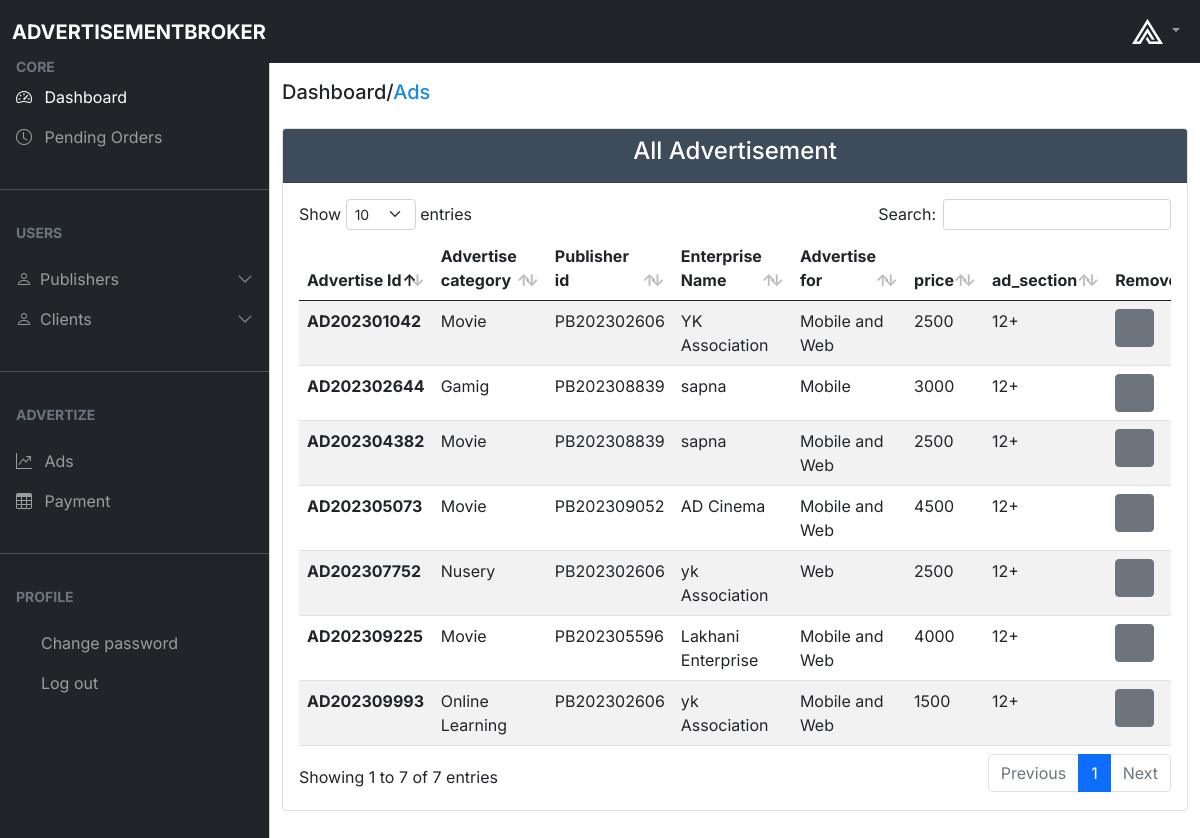
/Admin/page/ads_page.php, run on the app's committed database.
### tables this page shows
CREATE TABLE `advertize_tbl` (
  `ads_id` varchar(15) NOT NULL,
  `ads_category` varchar(25) NOT NULL,
  `pub_id` varchar(15) NOT NULL,
  `enterprise_name` varchar(25) NOT NULL,
  `Ad_for` varchar(20) NOT NULL,
  `price` varchar(10) NOT NULL,
  `ad_section` varchar(5) NOT NULL DEFAULT '12+',
  `ad_image_path` varchar(50) DEFAULT NULL
);

### Admin/PHP_part/AdsModule.php (called while the page is built, shortened)
<?php
function AllAds($con)
{
    $sql = "select * from advertize_tbl";
    $stmt = $con->prepare($sql);
    $stmt->execute();
    $stmt_result = $stmt->get_result();
    return $stmt_result;
}
?>

### Admin/page/ads_page.php (the view, shortened to what this page needs)
<?php
include "./base.php";
include "../PHP_part/AdsModule.php";
$con = Db_Connection();
$data = AllAds($con);
?>
<main class="mt-5 pt-3">
    <div class="container-fluid">
        <div class="row my-3">
            <div class="col-md-12">
                <h5>Dashboard/<span style="color: #198ae3;">Ads</span></h5>
            </div>
        </div>
        <div class="row my-3">
            <div class="col-md-12 mb-3 w-100">
                <div class="card">
                    <div class="card-header" style="background-color: #3e4b5b;">
                        <h4 class="text-center text-white">All Advertisement</h4>
                    </div>
                    <div class="card-body">
                        <div class="table-responsive">
                            <table id="example" class="table table-striped data-table" style="width: 100%">
                                <thead>
                                    <tr>
                                        <th>Advertise Id</th>
                                        <th>Advertise category</th>
                                        <th>Publisher id</th>
                                        <th>Enterprise Name</th>
                                        <th>Advertise for</th>
                                        <th>price</th>
                                        <th>ad_section</th>
                                        <th>Remove</th>
                                    </tr>
                                </thead>
                                <tbody>
                                    <?php
                                    while ($row = $data->fetch_assoc()) {
                                        ?>
                                        <tr>
                                            <th scope="row">
                                                <?php echo $row["ads_id"]; ?>
                                            </th>
                                            <td>
                                                <?php echo $row["ads_category"]; ?>
                                            </td>
                                            <td>
                                                <?php echo $row["pub_id"]; ?>
                                            </td>
                                            <td>
                                                <?php echo $row["enterprise_name"]; ?>
                                            </td>
                                            <td>
                                                <?php echo $row["Ad_for"]; ?>
                                            </td>
                                            <td>
                                                <?php echo $row["price"]; ?>
                                            </td>
                                            <td>
                                                <?php echo $row["ad_section"]; ?>
                                            </td>
                                            <td>
                                                <form method="POST" action="./ads_page.php">
                                                    <button type="submit" class="btn btn-secondary" name="delete"
                                                        onclick="return confirm('Are you sure , you want to Remove this Ads?')"><i
                                                            class="far fa-trash-alt"></i></button>
                                                </form>
                                            </td>
                                        </tr>
                                    <?php } ?>
                                </tbody>
                            </table>
                        </div>
                    </div>
                </div>
            </div>
        </div>
    </div>
</main>
</body>
</html>

### Admin/page/base.php (shortened to what this page needs)
<!DOCTYPE html>
<html lang="en">
<head>
    <link rel="stylesheet" href="../static/CSS/bootstrap4.min.css" />
    <link rel="stylesheet" href="https://cdn.jsdelivr.net/npm/bootstrap-icons@1.4.1/font/bootstrap-icons.css" />
    <link rel="stylesheet" href="../static/CSS/dataTables.bootstrap5.min.css" />
    <link rel="stylesheet" href="../static/CSS/adminPage.css" />
</head>
<body>
    <nav class="navbar navbar-expand-lg navbar-dark bg-dark fixed-top">
        <div class="container-fluid">
            <a class="navbar-brand me-auto ms-lg-0 ms-3 text-uppercase fw-bold" href="#">AdvertisementBroker</a>
            <div class="collapse navbar-collapse" id="topNavBar">
                <ul class="navbar-nav d-flex ms-auto my-3 my-lg-0">
                    <li class="nav-item dropdown">
                        <a class="nav-link dropdown-toggle ms-2" href="#" role="button" data-bs-toggle="dropdown"
                            aria-expanded="false">
                            <img src="../static/Images/admin-logo.png" alt="">
                        </a>
                    </li>
                </ul>
            </div>
        </div>
    </nav>
    <div class="offcanvas offcanvas-start sidebar-nav bg-dark" tabindex="-1" id="sidebar">
        <div class="offcanvas-body p-0">
            <nav class="navbar-dark">
                <ul class="navbar-nav">
                    <li>
                        <div class="text-muted small fw-bold text-uppercase px-3">
                            CORE
                        </div>
                    </li>
                    <li>
                        <a href="./AdminPage.php" class="nav-link px-3 active">
                            <span class="me-2"><i class="bi bi-speedometer2"></i></span>
                            <span>Dashboard</span>
                        </a>
                        <a href="#" class="nav-link px-3">
                            <span class="me-2"><i class="bi bi-clock"></i></span>
                            <span>Pending Orders</span>
                        </a>
                    </li>
                    <li class="my-4">
                        <hr class="dropdown-divider bg-light" />
                    </li>
                    <li>
                        <div class="text-muted small fw-bold text-uppercase px-3 mb-3">
                            Users
                        </div>
                    </li>
                    <li>
                        <a class="nav-link px-3 sidebar-link" data-bs-toggle="collapse" href="#layouts">
                            <span class="me-2"><i class="bi bi-person"></i></span>
                            <span>Publishers</span>
                            <span class="ms-auto">
                                <span class="right-icon">
                                    <i class="bi bi-chevron-down"></i>
                                </span>
                            </span>
                        </a>
                    </li>
                    <li>
                        <a class="nav-link px-3 sidebar-link" data-bs-toggle="collapse" href="#layouts">
                            <span class="me-2"><i class="bi bi-person"></i></span>
                            <span>Clients</span>
                            <span class="ms-auto">
                                <span class="right-icon">
                                    <i class="bi bi-chevron-down"></i>
                                </span>
                            </span>
                        </a>
                    </li>
                    <li class="my-4">
                        <hr class="dropdown-divider bg-light" />
                    </li>
                    <li>
                        <div class="text-muted small fw-bold text-uppercase px-3 mb-3">
                            Advertize
                        </div>
                    </li>
                    <li>
                        <a href="./ads_page.php" class="nav-link px-3">
                            <span class="me-2"><i class="bi bi-graph-up"></i></span>
                            <span>Ads</span>
                        </a>
                    </li>
                    <li>
                        <a href="#" class="nav-link px-3">
                            <span class="me-2"><i class="bi bi-table"></i></span>
                            <span>Payment</span>
                        </a>
                    </li>
                    <li class="my-4">
                        <hr class="dropdown-divider bg-light" />
                    </li>
                    <li>
                        <div class="text-muted small fw-bold text-uppercase px-3 mb-3">
                            Profile
                        </div>
                    </li>
                    <li>
                        <a href="#" class="nav-link px-3">
                            <span class="me-2"><i class="fa-solid fa-key"></i></span>
                            <span>Change password</span>
                        </a>
                    </li>
                    <li>
                        <a href="./AdminLogin.php" class="nav-link px-3">
                            <span class="me-2"><i class="fa-solid fa-right-from-bracket"></i></span>
                            <span>Log out</span>
                        </a>
                    </li>
                </ul>
            </nav>
        </div>
    </div>

### Admin/static/CSS/adminPage.css (style rules this page uses)
body, button { font-family: "Inter", sans-serif; }
:root { --offcanvas-width: 270px; --topNavbarHeight: 56px; }
.sidebar-nav { width: var(--offcanvas-width); visibility: visible !important; }
.sidebar-link { display: flex; align-items: center; }
.sidebar-link .right-icon { display: inline-flex; }
@media (min-width: 992px) { body { overflow: visible !important; } }
@media (min-width: 992px) { main { margin-left: var(--offcanvas-width); } }
@media (min-width: 992px) { .sidebar-nav { -webkit-transform: none; transform: none; visibility: visible !important; height: calc(100% - var(--topNavbarHeight)); top: var(--topNavbarHeight); } }

### data on the page
advertize_tbl: ads_id "AD202301042", ads_category "Movie", pub "PB202302606", enterprise_name "YK Association", Ad_for "Mobile and Web", price "2500", ad_section "12+"
advertize_tbl: ads_id "AD202302644", ads_category "Gamig", pub "PB202308839", enterprise_name "sapna", Ad_for "Mobile", price "3000", ad_section "12+"
advertize_tbl: ads_id "AD202304382", ads_category "Movie", pub "PB202308839", enterprise_name "sapna", Ad_for "Mobile and Web", price "2500", ad_section "12+"
advertize_tbl: ads_id "AD202305073", ads_category "Movie", pub "PB202309052", enterprise_name "AD Cinema", Ad_for "Mobile and Web", price "4500", ad_section "12+"
advertize_tbl: ads_id "AD202307752", ads_category "Nusery", pub "PB202302606", enterprise_name "yk Association", Ad_for "Web", price "2500", ad_section "12+"
advertize_tbl: ads_id "AD202309225", ads_category "Movie", pub "PB202305596", enterprise_name "Lakhani Enterprise", Ad_for "Mobile and Web", price "4000", ad_section "12+"
advertize_tbl: ads_id "AD202309993", ads_category "Online Learning", pub "PB202302606", enterprise_name "yk Association", Ad_for "Mobile and Web", price "1500", ad_section "12+"
